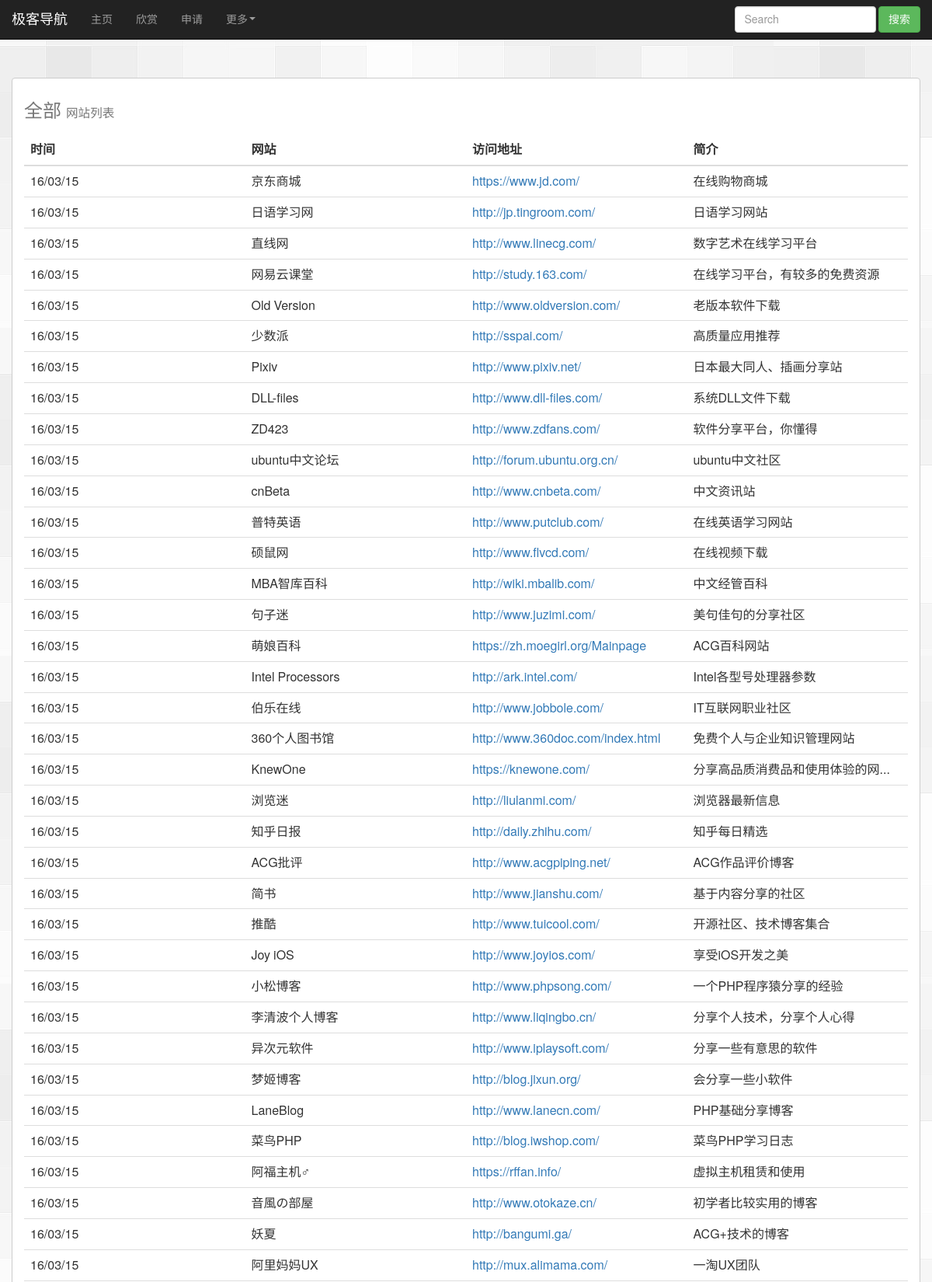
Screenshot of /src/allsite.php (upper part) with the database file from the repository.
### tables this page shows
CREATE TABLE IF NOT EXISTS `otherbook` (
  `id` mediumint(8) unsigned NOT NULL AUTO_INCREMENT,
  `site` char(32) NOT NULL DEFAULT '',
  `url` varchar(128) NOT NULL DEFAULT '',
  `intro` text,
  `clicks` int(10) unsigned NOT NULL DEFAULT '0',
  `uptime` int(10) unsigned DEFAULT NULL,
  PRIMARY KEY (`id`)
);

CREATE TABLE IF NOT EXISTS `blogbook` (
  `id` mediumint(8) unsigned NOT NULL AUTO_INCREMENT,
  `site` char(32) NOT NULL DEFAULT '',
  `url` varchar(128) NOT NULL DEFAULT '',
  `intro` text,
  `clicks` int(10) unsigned NOT NULL DEFAULT '0',
  `uptime` int(10) unsigned DEFAULT NULL,
  PRIMARY KEY (`id`)
);

### src/script/sitelist.php (the view, shortened to what this page needs)
<?php
include_once('./script/conn.php');
$sites = array();
$fronts = array();
$backs = array();
$blogs = array();
$others = array();
$catalog = '';
if(_get('display')==0 || !isset($_GET['display'])){
    $queue_front = 'SELECT id, site, url, intro, uptime FROM frontbook ORDER BY id DESC;';
    $select_front = $link->query($queue_front);
    while($get_front = mysqli_fetch_row($select_front)){
        $fronts[] = $get_front;
    }
    if(_get('display')==0){
        $sites = $fronts;
        $catalog = '前端设计';
    }
}
if(_get('display')==1 || !isset($_GET['display'])){
    $queue_back = 'SELECT id, site, url, intro, uptime FROM backbook ORDER BY id DESC;';
    $select_back = $link->query($queue_back);
    while($get_back = mysqli_fetch_row($select_back)){
        $backs[] = $get_back;
    }
}
if(_get('display')==2 || !isset($_GET['display'])){
    $queue_blog = 'SELECT id, site, url, intro, uptime FROM blogbook ORDER BY id DESC;';
    $select_blog = $link->query($queue_blog);
    while($get_blog = mysqli_fetch_row($select_blog)){
        $blogs[] = $get_blog;
    }
}
if(_get('display')==3 || !isset($_GET['display'])){
    $queue_other = 'SELECT id, site, url, intro, uptime FROM otherbook ORDER BY id DESC;';
    $select_other = $link->query($queue_other);
    while($get_other = mysqli_fetch_row($select_other)){
        $others[] = $get_other;
    }
}
if(!isset($_GET['display'])){
    $catalog = '全部';
    $sites = array_merge($fronts, $backs, $blogs, $others);
    usort($sites, function($a, $b){
        $tmp_a = $a[4];
        $tmp_b = $b[4];
        if($tmp_a == $tmp_b){
            return 0;
        }
        return $tmp_a>$tmp_b? -1:1;
    });
}
$sites_sum = count($sites);
echo '<caption><h3>'.$catalog.'&nbsp;<small>网站列表</small></h3></caption>';
echo '<thead><tr><th>时间</th><th>网站</th><th>访问地址</th><th>简介</th></tr></thead><tbody>';
for($i=0;$i<$sites_sum;$i++){
    echo '<tr><td>'.date('y/m/d', $sites[$i][4]).'</td><td>'.$sites[$i][1].'</td><td><a href="'.$sites[$i][2].'">'.$sites[$i][2].'</a></td><td>'.$sites[$i][3].'</td></tr>';
}
echo '</tbody>';
function _get($str){
    $result = !empty($_GET[$str])?$_GET[$str]:null;
    return $result;
}
?>

### rows the page displays
otherbook: uptime "16/03/15", site "京东商城", url "https://www.jd.com/", intro "在线购物商城"
otherbook: uptime "16/03/15", site "日语学习网", url "http://jp.tingroom.com/", intro "日语学习网站"
otherbook: uptime "16/03/15", site "直线网", url "http://www.linecg.com/", intro "数字艺术在线学习平台"
otherbook: uptime "16/03/15", site "网易云课堂", url "http://study.163.com/", intro "在线学习平台，有较多的免费资源"
otherbook: uptime "16/03/15", site "Old Version", url "http://www.oldversion.com/", intro "老版本软件下载"
otherbook: uptime "16/03/15", site "少数派", url "http://sspai.com/", intro "高质量应用推荐"
otherbook: uptime "16/03/15", site "Pixiv", url "http://www.pixiv.net/", intro "日本最大同人、插画分享站"
otherbook: uptime "16/03/15", site "DLL-files", url "http://www.dll-files.com/", intro "系统DLL文件下载"
otherbook: uptime "16/03/15", site "ZD423", url "http://www.zdfans.com/", intro "软件分享平台，你懂得"
otherbook: uptime "16/03/15", site "ubuntu中文论坛", url "http://forum.ubuntu.org.cn/", intro "ubuntu中文社区"
otherbook: uptime "16/03/15", site "cnBeta", url "http://www.cnbeta.com/", intro "中文资讯站"
otherbook: uptime "16/03/15", site "普特英语", url "http://www.putclub.com/", intro "在线英语学习网站"
otherbook: uptime "16/03/15", site "硕鼠网", url "http://www.flvcd.com/", intro "在线视频下载"
otherbook: uptime "16/03/15", site "MBA智库百科", url "http://wiki.mbalib.com/", intro "中文经管百科"
otherbook: uptime "16/03/15", site "句子迷", url "http://www.juzimi.com/", intro "美句佳句的分享社区"
otherbook: uptime "16/03/15", site "萌娘百科", url "https://zh.moegirl.org/Mainpage", intro "ACG百科网站"
otherbook: uptime "16/03/15", site "Intel Processors", url "http://ark.intel.com/", intro "Intel各型号处理器参数"
otherbook: uptime "16/03/15", site "伯乐在线", url "http://www.jobbole.com/", intro "IT互联网职业社区"
otherbook: uptime "16/03/15", site "360个人图书馆", url "http://www.360doc.com/index.html", intro "免费个人与企业知识管理网站"
otherbook: uptime "16/03/15", site "KnewOne", url "https://knewone.com/", intro "分享高品质消费品和使用体验的网…"
otherbook: uptime "16/03/15", site "浏览迷", url "http://liulanmi.com/", intro "浏览器最新信息"
otherbook: uptime "16/03/15", site "知乎日报", url "http://daily.zhihu.com/", intro "知乎每日精选"
otherbook: uptime "16/03/15", site "ACG批评", url "http://www.acgpiping.net/", intro "ACG作品评价博客"
otherbook: uptime "16/03/15", site "简书", url "http://www.jianshu.com/", intro "基于内容分享的社区"
otherbook: uptime "16/03/15", site "推酷", url "http://www.tuicool.com/", intro "开源社区、技术博客集合"
blogbook: uptime "16/03/15", site "Joy iOS", url "http://www.joyios.com/", intro "享受iOS开发之美"
blogbook: uptime "16/03/15", site "小松博客", url "http://www.phpsong.com/", intro "一个PHP程序猿分享的经验"
blogbook: uptime "16/03/15", site "李清波个人博客", url "http://www.liqingbo.cn/", intro "分享个人技术，分享个人心得"
blogbook: uptime "16/03/15", site "异次元软件", url "http://www.iplaysoft.com/", intro "分享一些有意思的软件"
blogbook: uptime "16/03/15", site "梦姬博客", url "http://blog.jixun.org/", intro "会分享一些小软件"
blogbook: uptime "16/03/15", site "LaneBlog", url "http://www.lanecn.com/", intro "PHP基础分享博客"
blogbook: uptime "16/03/15", site "菜鸟PHP", url "http://blog.iwshop.com/", intro "菜鸟PHP学习日志"
blogbook: uptime "16/03/15", site "阿福主机♂", url "https://rffan.info/", intro "虚拟主机租赁和使用"
blogbook: uptime "16/03/15", site "音風の部屋", url "http://www.otokaze.cn/", intro "初学者比较实用的博客"
blogbook: uptime "16/03/15", site "妖夏", url "http://bangumi.ga/", intro "ACG+技术的博客"
blogbook: uptime "16/03/15", site "阿里妈妈UX", url "http://mux.alimama.com/", intro "一淘UX团队"

### other values shown
$catalog "全部"
